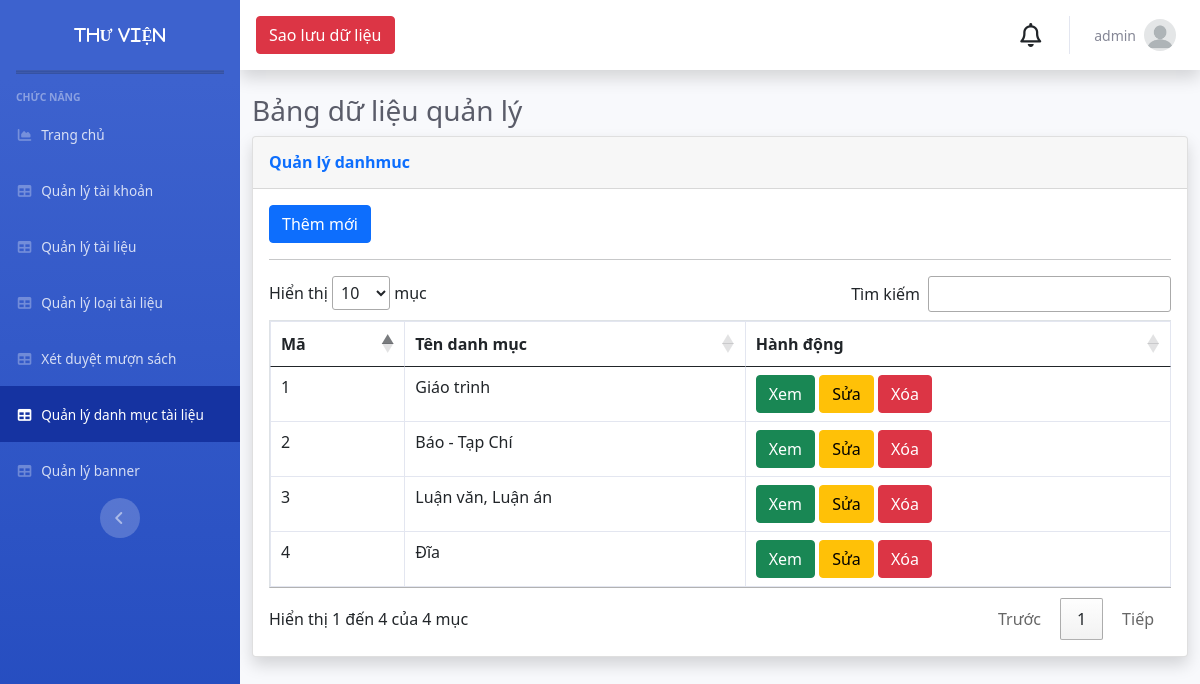
Screenshot of /Admin/index.php?mod=danhmuc (signed in) with the database file from the repository.
### tables this page shows
CREATE TABLE `danhmuc` (
  `MaDM` int(11) NOT NULL,
  `TenDM` varchar(255) DEFAULT NULL
);

### Admin/MVC/controllers/DanhmucController.php (called while the page is built, shortened)
<?php
class DanhmucController
{
	var $danhmuc_model;
	function __construct()
	{
		$this->danhmuc_model = new Danhmuc();
	}
	public function list()
	{
		$data = $this->danhmuc_model->All();
		require_once("MVC/Views/Admin/index.php");
	}
}

### Admin/MVC/Models/connection.php (called while the page is built, shortened)
<?php
class Connection
{
    function __construct()
    {
        $severname = "localhost";
        $username = "root";
        $password = "";
        $db_name = "thuvien";
        $this->conn = new mysqli($severname, $username, $password, $db_name);
    }
}

### Admin/MVC/Models/model.php (called while the page is built, shortened)
<?php
require_once("connection.php");
class Model
{
    var $table;
    var $contens;
    function __construct()
    {
        $conn_obj = new Connection();
        $this->conn = $conn_obj->conn;
    }
    function All()
    {
        $query = "select * from $this->table ORDER BY $this->contens DESC ";
        require("result.php");
        return $data;
    }
}

### Admin/MVC/Models/result.php (called while the page is built)
<?php
$result = $this->conn->query($query);
$data = array();
while ($row = $result->fetch_assoc()) {
    $data[] = $row;
}
?>

### Admin/MVC/Views/danhmuc/list.php (the view, shortened to what this page needs)
<?php if (isset($_SESSION['isLogin_Admin']) && $_SESSION['isLogin_Admin'] == true || isset($_SESSION['isLogin_AdminTong']) && $_SESSION['isLogin_AdminTong'] == true) { ?>
<a href="?mod=danhmuc&act=add" type="button" class="btn btn-primary">Thêm mới</a>
<?php } ?>
<hr>
<table class="table table-bordered" id="dataTable" width="100%" cellspacing="0">
  <thead>
    <tr>
      <th scope="col">Mã</th>
      <th scope="col">Tên danh mục</th>
      <th scope="col">Hành động</th>
    </tr>
  </thead>
  <tbody>
    <?php foreach ($data as $row) { ?>
      <tr>
        <td><?= $row['MaDM'] ?></td>
        <td><?= $row['TenDM'] ?></td>
        <td>
          <a href="?mod=danhmuc&act=detail&id=<?= $row['MaDM'] ?>" class="btn btn-success">Xem</a>
          <?php if (isset($_SESSION['isLogin_Admin']) && $_SESSION['isLogin_Admin'] == true ||isset($_SESSION['isLogin_AdminTong']) && $_SESSION['isLogin_AdminTong'] == true) { ?>
          <a href="?mod=danhmuc&act=edit&id=<?= $row['MaDM'] ?>" class="btn btn-warning">Sửa</a>
          <a href="?mod=danhmuc&act=delete&id=<?= $row['MaDM'] ?>" onclick="return confirm('Bạn có thật sự muốn xóa ?');" type="button" class="btn btn-danger">Xóa</a>
          <?php }?>
        </td>
      </tr>
    <?php } ?>
</table>
<link rel="stylesheet" href="//cdn.datatables.net/1.11.2/css/jquery.dataTables.min.css">

### rows the page displays
danhmuc: MaDM "4", TenDM "Đĩa"
danhmuc: MaDM "3", TenDM "Luận văn, Luận án"
danhmuc: MaDM "2", TenDM "Báo - Tạp Chí"
danhmuc: MaDM "1", TenDM "Giáo trình"

### other values shown
$_SESSION['login']['TaiKhoan'] "admin"
$mod "danhmuc"
